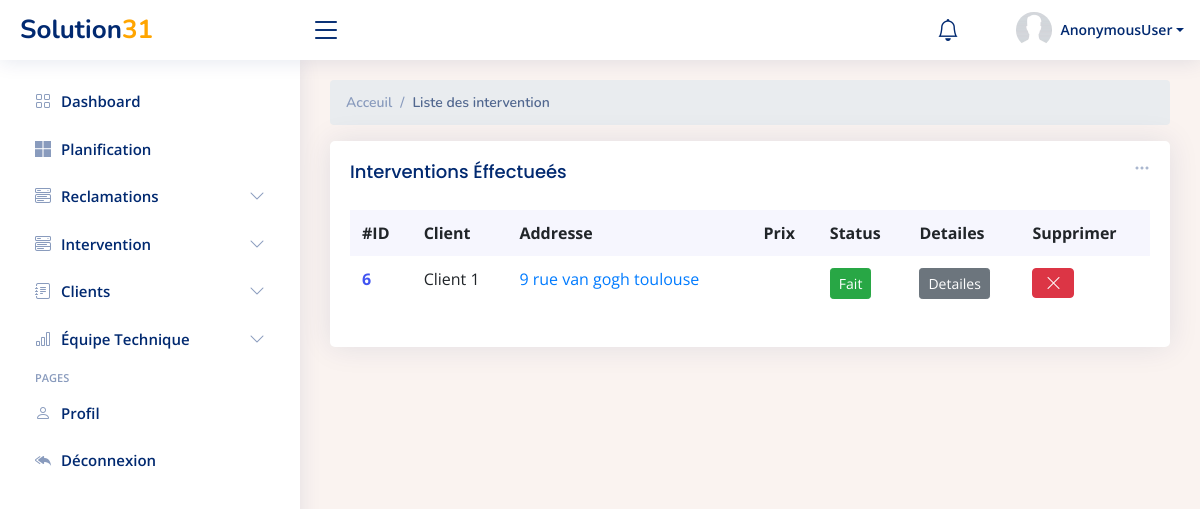
Screenshot of /interventions/list/effectuees with the database file from the repository.
### Dashboard/models.py (models this page shows, shortened)
class Intervention(models.Model):
    Date_Ajouté = models.DateTimeField(auto_now_add=True)
    Nom_Client= models.CharField(max_length=100, blank=False , null=False)
    Numéro = models.CharField(max_length=100, blank=False , null=False)
    Ville = models.CharField(max_length=100, blank=False , null=False)
    Date=models.DateField(null=True,blank=True)
    Address = models.CharField(max_length=100, blank=False , null=False)
    Code_postal = models.IntegerField()
    Par= models.ForeignKey(UserProfile, on_delete=models.SET_NULL, null=True, blank=True, )
    technicien = models.ForeignKey(Technicien, on_delete=models.SET_NULL, null=True, blank=True)
    reclamation = models.ForeignKey(Reclamation, on_delete=models.SET_NULL, null=True, blank=True)
    Commentaire = models.CharField(max_length=500, blank=True, null=True)
    Prix = models.IntegerField(blank=True, null=True)
    Status = models.CharField(max_length=500,choices=CHOICES, default='en attendant', blank=True, null=True)
    valeur =models.IntegerField(default=1)

### Dashboard/views.py (the view)
# urls.py: path('interventions/list/effectuees',list_interventions_effectuees ,name='list_interventions_effectuees'),
def list_interventions_effectuees(request):
    interventions = Intervention.objects.all()
    context={'interventions':interventions}
    return render(request, 'Dashboard/list_intervetions_effectuees.html',context)

### Dashboard/templates/Dashboard/list_intervetions_effectuees.html (shortened to what this page needs)
{% extends 'Dashboard/main.html' %}
{% block content %}
  <main id="main" class="main">
    <div class="pagetitle">
      <nav>
        <ol class="breadcrumb">
          <li class="breadcrumb-item"><a href="index.html">Acceuil</a></li>
          <li class="breadcrumb-item active">Liste des intervention</li>
        </ol>
      </nav>
    </div>
    <section class="section dashboard">
      <div class="row">
        <div class="col-lg-12">
          <div class="row">
            <div class="col-12">
              <div class="card recent-sales overflow-auto">
                <div class="filter">
                  <a class="icon" href="#" data-bs-toggle="dropdown"><i class="bi bi-three-dots"></i></a>
                </div>
                <div class="card-body">
                  <h5 class="card-title">Interventions Éffectueés </h5>
                  <table class="table table-borderless datatable">
                    <thead>
                      <tr>
                        <th scope="col">#ID</th>
                        <th scope="col">Client</th>
                        <th scope="col">Addresse</th>
                        <th scope="col">Prix</th>
                        <th scope="col">Status</th>
                        <th scope="col">Detailes</th>
                        <th scope="col">Supprimer</th>
                      </tr>
                    </thead>
                    <tbody>
                    {% for int in interventions%}
                    {% if int.Status == 'Fait' %}
                      <tr>
                        <th scope="row"><a href="#">{{int.id}}</a></th>
                        <td>{{int.Nom_Client}}</td>
                        <td><a href="#" class="text-primary">{{int.Address}}</a></td>
                         {% if int.Prix == None %}
                        <td></td>
                        {% else %}
                        <td>{{int.Prix}}$</td>
                        {% endif %}                        <td><button type="button" class="btn btn-success btn-sm">{{int.Status}}</button></span></td>
                        <td>                <button type="button" class="btn btn-secondary btn-sm">Detailes</button></td>
                        <td>              <button type="button" class="btn btn-danger"><i class="bi bi-x-lg"></i></button></td>
                      </tr>
                    {% endif %}
                    {% endfor %}
                    </tbody>
                  </table>
                </div>
              </div>
            </div>
          </div>
        </div>
      </div>
    </section>
  </main>
{% endblock content %}

### Dashboard/static/Dashboard/assets/css/main.css (style rules this page uses)
:root { --fc-daygrid-event-dot-width: 8px; }
:root { --fc-list-event-dot-width: 10px; --fc-list-event-hover-bg-color: #f5f5f5; }

### Dashboard/static/Dashboard/assets/css/style.css (style rules this page uses)
:root { scroll-behavior: smooth; }
body { font-family: "Open Sans", sans-serif; background: #f6f9ff; color: #444444; }
a { color: #4154f1; text-decoration: none; }
h1, h2, h3, h4, h5, h6 { font-family: "Nunito", sans-serif; }
#main { margin-top: 60px; padding: 20px 30px; transition: all 0.3s; }
.pagetitle { margin-bottom: 10px; }
.card { margin-bottom: 30px; border: none; border-radius: 5px; box-shadow: 0px 0 30px rgba(1, 41, 112, 0.1); }
.card-title { padding: 20px 0 15px 0; font-size: 18px; font-weight: 500; color: #012970; font-family: "Poppins", sans-serif; }
.card-body { padding: 0 20px 20px 20px; }
.breadcrumb { font-size: 14px; font-family: "Nunito", sans-serif; color: #899bbd; font-weight: 600; }
.breadcrumb a { color: #899bbd; transition: 0.3s; }
.breadcrumb .breadcrumb-item::before { color: #899bbd; }
.breadcrumb .active { color: #51678f; font-weight: 600; }
@media (min-width: 1200px) { #main, #footer { margin-left: 300px; } }
.dashboard .filter { position: absolute; right: 0px; top: 15px; }
.dashboard .filter .icon { color: #aab7cf; padding-right: 20px; padding-bottom: 5px; transition: 0.3s; font-size: 16px; }
.dashboard .recent-sales { font-size: 14px; }
.dashboard .recent-sales .table thead { background: #f6f6fe; }
.dashboard .recent-sales .table thead th { border: 0; }

### rows the page displays
Intervention: id "6", Nom_Client "Client 1", Address "9 rue van gogh toulouse", Status "Fait"

### other values shown
{{ request.user }} "AnonymousUser"
